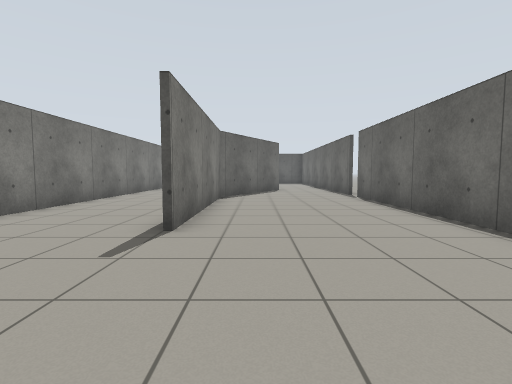
view 1 (above)

16 first-person views from a walk through a Gazebo world. The camera is 0.94 m above the floor, tilts 4° down and sees 85° across. The floor is counted in squares, 1 m on a side. Each view is taken from the middle of a square. On the plan, view 1 faces up. The plan holds only what a view shows up to about 11 squares ahead; the rest is blank. The robots in the file are not drawn.

view 2
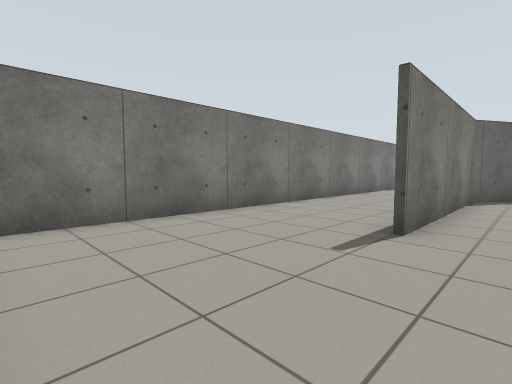

view 3
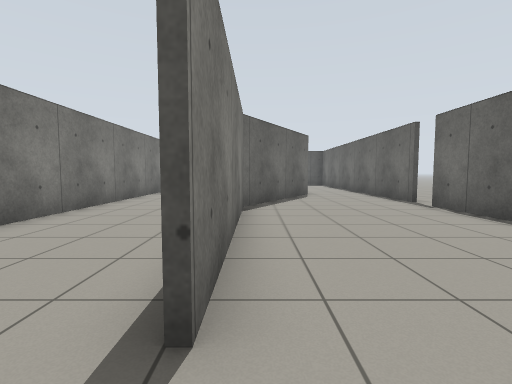

view 4
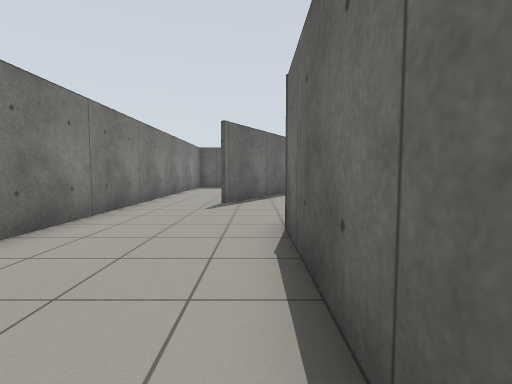

view 5
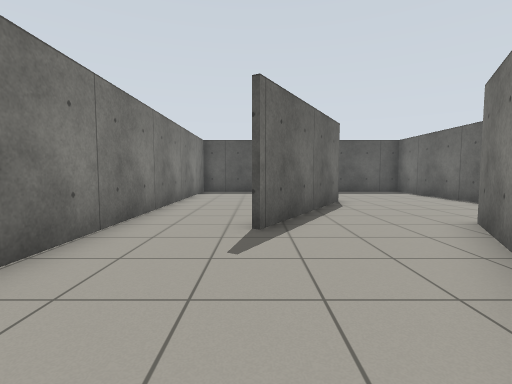

view 6
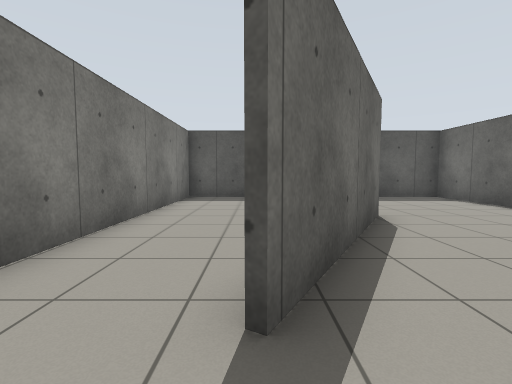

view 7
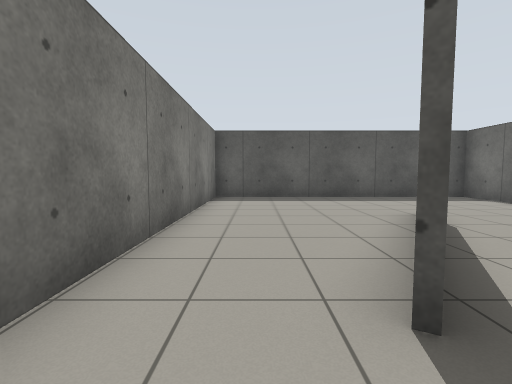

view 8
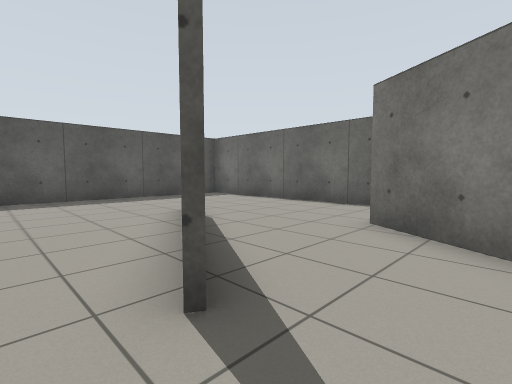

view 9
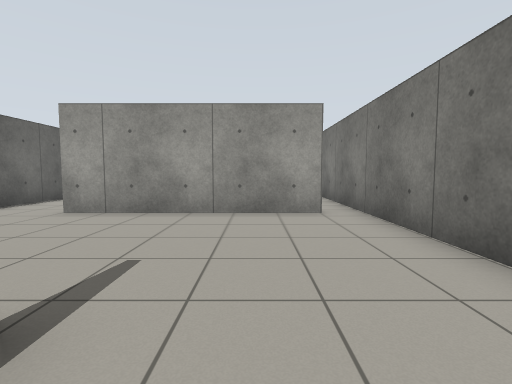

view 10
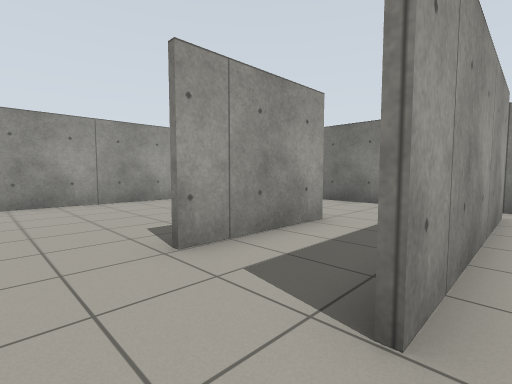

view 11
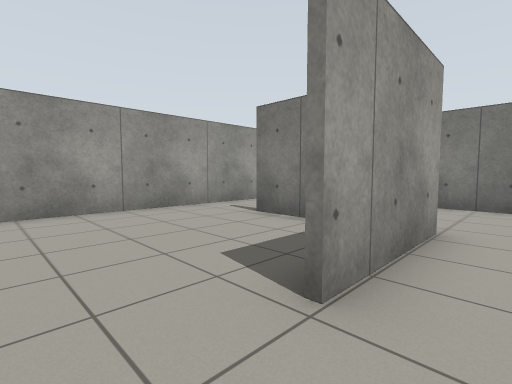

view 12
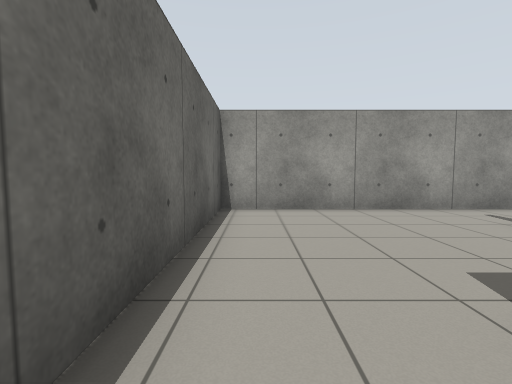

view 13
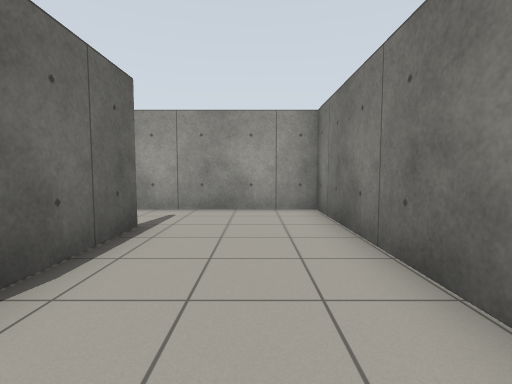

view 14
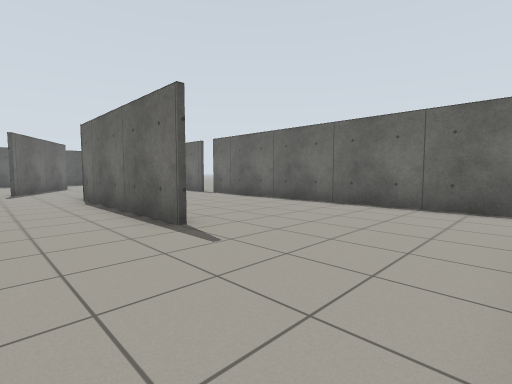

view 15
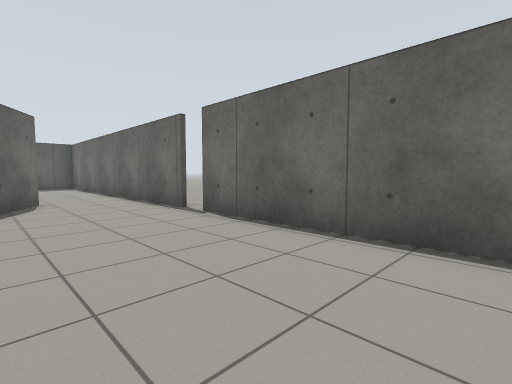

view 16
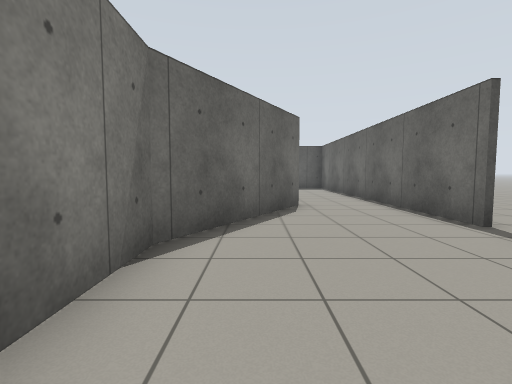

### Floor plan
Points are (right, up) in squares from view 1. A wall is a line through its corners. A room is listed if a view was taken in it or the views show most of it. See-through windows are left out.
Room 1 (views 1, 2, 3, 4, 5, 6, 7, 8, 9, 10, 14, 15, 16)
walls: (-1.5, 4.4) (-1.5, 10.6); (-0.1, 13.1) (1.1, 15.1); (3.9, 11.6) (3.9, 15.5); (1.2, 15.1) (-1.3, 10.6) (-1.3, 4.4); (-4.6, -0.4) (1.5, -0.4); (-1.4, 17.2) (-3, 14.5); (3.9, 0.2) (3.9, 10.8); (-5.5, 17.6) (-5.5, -0.6)
ways out: opening at (-5, -1) to room 2; opening at (2.5, -1) to room 2; opening at (-4.5, 17.5) to room 3; opening at (1.5, 16.5) to room 3; opening at (4, 11)
Room 2 (views 11, 12, 13)
walls: (-2, -3) (1.4, -3); (-2, -6.9) (-2, -4.1); (-5.5, -0.6) (-5.5, -9.1) (-1.5, -9.1); (3.9, -3.5) (3.9, -1.5)
ways out: opening at (-5, -1) to room 1; opening at (2.5, -1) to room 1; opening at (-2, -7.5) to room 4; opening at (2.5, -3) to room 4
Room 3 (no view inside)
walls: (-0.3, 19.1) (-1.4, 17.2); (3.9, 15.5) (3.9, 23.6) (-5.5, 23.6) (-5.5, 17.6)
ways out: opening at (-4.5, 17.5) to room 1; opening at (1.5, 16.5) to room 1
Room 4 (no view inside)
walls: (-1.8, -5.2) (-1.8, -6.9); (-1.5, -9.1) (3.9, -9.1) (3.9, -3.5)
ways out: opening at (-2, -7.5) to room 2; opening at (2.5, -3) to room 2

Where each view was taken, in squares from view 1:
view 1: 0 up, 0 right, facing up
view 2: 0 up, 0 right, facing up-left
view 3: 3 up, 1 left, facing up
view 4: 6 up, 2 left, facing up
view 5: 10 up, 3 left, facing up
view 6: 13 up, 3 left, facing up
view 7: 13 up, 4 left, facing up
view 8: 13 up, 4 left, facing up-right
view 9: 6 up, 3 left, facing down
view 10: 0 up, 3 right, facing down-left
view 11: 2 down, 3 right, facing down-left
view 12: 2 down, 3 right, facing down
view 13: 2 down, 4 left, facing down
view 14: 0 up, 4 left, facing up-right
view 15: 5 up, 0 right, facing up-right
view 16: 7 up, 0 right, facing up
